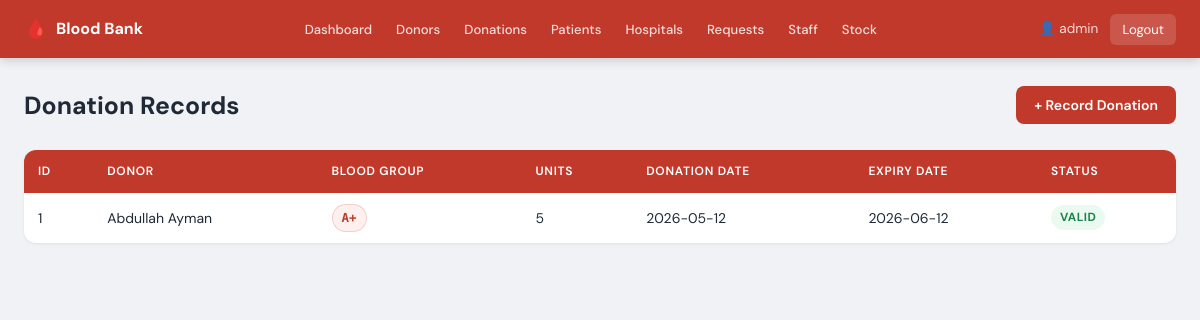
Screenshot of /view_donations.php (signed in) with the database file from the repository.
### tables this page shows
CREATE TABLE `donation` (
  `Donation_ID`   INT NOT NULL AUTO_INCREMENT,
  `Donor_ID`      INT DEFAULT NULL,
  `Blood_ID`      INT DEFAULT NULL,
  `Units`         INT NOT NULL DEFAULT 1,
  `Donation_Date` DATE DEFAULT NULL,
  `Expiry_Date`   DATE DEFAULT NULL,
  PRIMARY KEY (`Donation_ID`),
  KEY `fk_don_donor`  (`Donor_ID`),
  KEY `fk_don_blood`  (`Blood_ID`),
  CONSTRAINT `fk_don_donor` FOREIGN KEY (`Donor_ID`) REFERENCES `donor` (`Donor_ID`) ON DELETE SET NULL,
  CONSTRAINT `fk_don_blood` FOREIGN KEY (`Blood_ID`) REFERENCES `blood` (`Blood_ID`) ON DELETE SET NULL
);

CREATE TABLE `donor` (
  `Donor_ID`    INT          NOT NULL AUTO_INCREMENT,
  `Name`        VARCHAR(100) NOT NULL,
  `Age`         INT          DEFAULT NULL,
  `Phone`       VARCHAR(20)  DEFAULT NULL,
  `Blood_Group` VARCHAR(3)   DEFAULT NULL,
  `Street`      VARCHAR(255) DEFAULT NULL,
  `City`        VARCHAR(150) DEFAULT NULL,
  `State`       VARCHAR(100) DEFAULT NULL,
  `PIN_Code`    VARCHAR(10)  DEFAULT NULL,
  `Date_Joined` DATE         DEFAULT NULL,
  PRIMARY KEY (`Donor_ID`)
);

CREATE TABLE `blood` (
  `Blood_ID`        INT        NOT NULL AUTO_INCREMENT,
  `Blood_Group`     VARCHAR(3) NOT NULL,
  `Units`           INT        NOT NULL DEFAULT 1,
  `Collection_Date` DATE       DEFAULT NULL,
  `Expiry_Date`     DATE       DEFAULT NULL,
  PRIMARY KEY (`Blood_ID`)
);

### view_donations.php (the view, shortened to what this page needs)
<?php
include 'config.php';
$result = mysqli_query($conn,"SELECT d.Donation_ID, dn.Name AS DonorName, dn.Blood_Group AS DonorBG, b.Blood_Group, d.Units, d.Donation_Date, d.Expiry_Date FROM donation d JOIN donor dn ON d.Donor_ID=dn.Donor_ID JOIN blood b ON d.Blood_ID=b.Blood_ID ORDER BY d.Donation_Date DESC");
?>
<!DOCTYPE html><html lang="en"><head><meta charset="UTF-8"><meta name="viewport" content="width=device-width,initial-scale=1.0"><title>Donations</title><link rel="stylesheet" href="style.css"></head><body>
<?php include 'navbar.php'; ?>
<div class="container">
    <div class="page-header"><h1>Donation Records</h1><a href="add_donation.php" class="btn btn-primary">+ Record Donation</a></div>
    <table><thead><tr><th>ID</th><th>Donor</th><th>Blood Group</th><th>Units</th><th>Donation Date</th><th>Expiry Date</th><th>Status</th></tr></thead>
    <tbody>
    <?php $n=0; while($r=mysqli_fetch_assoc($result)): $n++;
        $expired = strtotime($r['Expiry_Date']) < time();
        $soon    = !$expired && strtotime($r['Expiry_Date']) <= strtotime('+7 days');
    ?>
    <tr class="<?php echo $expired?'row-expired':($soon?'row-expiring':''); ?>">
        <td><?php echo $r['Donation_ID']; ?></td>
        <td><?php echo htmlspecialchars($r['DonorName']); ?></td>
        <td><span class="blood-badge"><?php echo $r['Blood_Group']; ?></span></td>
        <td><?php echo $r['Units']; ?></td>
        <td><?php echo $r['Donation_Date']; ?></td>
        <td><?php echo $r['Expiry_Date']; ?></td>
        <td><?php if($expired): ?><span class="stag s-critical">Expired</span><?php elseif($soon): ?><span class="stag s-warn">Expiring Soon</span><?php else: ?><span class="stag s-ok">Valid</span><?php endif; ?></td>
    </tr>
    <?php endwhile; if($n===0): ?><tr><td colspan="7" class="empty">No donations yet.</td></tr><?php endif; ?>
    </tbody></table>
</div></body></html>

### style.css (style rules this page uses)
:root { --red: #c0392b; --red-dark: #922b21; --red-light: #fdf0ef; --green: #1e8449; --green-light:#eafaf1; --orange: #d35400; --orange-light:#fdf2e9; --blue: #1a5276; --blue-light: #eaf0f6; --gray-50: #f8f9fa; --gray-100: #f0f2f5; --gray-200: #e1e4e8; --gray-400: #9ca3af; --gray-600: #4b5563; --gray-800: #1f2937; --white: #ffffff; --shadow-sm: 0 1px 3px rgba(0,0,0,.07); --shadow-md: 0 4px 18px rgba(0,0,0,.10); --radius: 8px; --radius-lg: 12px; }
*,*::before,*::after { box-sizing:border-box;margin:0;padding:0 }
body { font-family:'DM Sans',sans-serif;background:var(--gray-100);color:var(--gray-800);line-height:1.6;min-height:100vh }
a { text-decoration:none;color:inherit }
.container { max-width:1200px;margin:0 auto;padding:28px 24px 52px }
.page-header { display:flex;align-items:flex-start;justify-content:space-between;margin-bottom:24px }
.page-header h1 { font-size:1.55rem;font-weight:700 }
.btn { display:inline-flex;align-items:center;gap:6px;padding:8px 18px;border-radius:var(--radius);font-family:inherit;font-size:.875rem;font-weight:600;cursor:pointer;border:none;transition:filter .15s,transform .1s }
.btn-primary { background:var(--red);color:#fff }
table { width:100%;border-collapse:collapse;background:var(--white);border-radius:var(--radius-lg);overflow:hidden;box-shadow:var(--shadow-sm) }
thead tr { background:var(--red) }
th { padding:12px 14px;color:#fff;font-size:.75rem;font-weight:600;text-transform:uppercase;letter-spacing:.06em;text-align:left }
td { padding:11px 14px;font-size:.875rem;border-bottom:1px solid var(--gray-100);vertical-align:middle }
tbody tr:last-child td { border-bottom:none }
.blood-badge { display:inline-block;background:var(--red-light);color:var(--red);font-weight:700;font-size:.78rem;padding:3px 9px;border-radius:20px;font-family:'DM Mono',monospace;border:1px solid rgba(192,57,43,.18) }
.stag { display:inline-block;font-size:.74rem;font-weight:700;padding:3px 9px;border-radius:20px;text-transform:uppercase;letter-spacing:.04em }
.s-ok { background:var(--green-light);color:var(--green) }

### rows the page displays
donation: Donation_ID "1", Donor_ID.Name "Abdullah Ayman", Blood_ID.Blood_Group "A+", Units "5", Donation_Date "2026-05-12", Expiry_Date "2026-06-12", shows "VALID"

### other values shown
$_SESSION['admin'] "admin"
